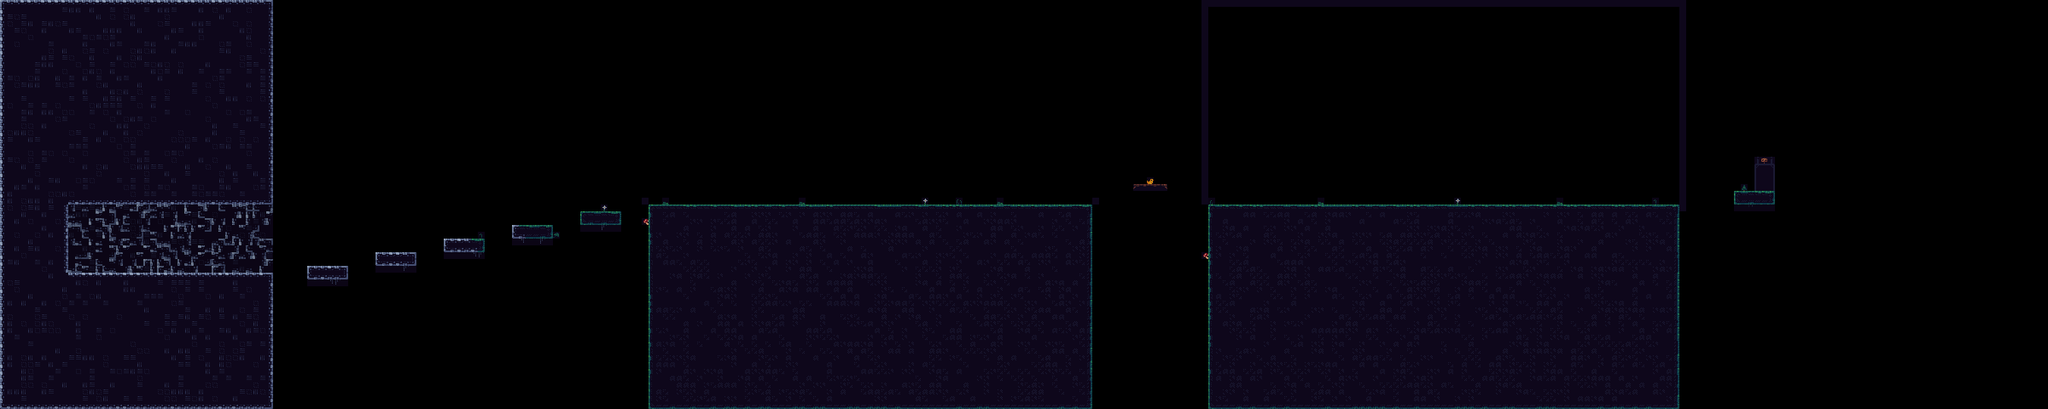

A level layout from a 2D game, rendered from its tile map. Below: a short description, then the map file with tile-grid data replaced by summaries:
An orthogonal 300x60 tile map with 8x8 px tiles, 6 tile layers (Details, Collide, Exit, Enemy Stopper, ...).

<map version="1.9" tiledversion="1.9.2" orientation="orthogonal" renderorder="right-down" width="300" height="60" tilewidth="8" tileheight="8" infinite="0" nextlayerid="7" nextobjectid="1">
 <editorsettings>
  <export target="Level6.json" format="json" />
 </editorsettings>
 <tileset firstgid="1" name="base_tiles" tilewidth="8" tileheight="8" tilecount="504" columns="24">
  <image source="tiles6.png" width="192" height="168" />
 </tileset>
 <layer id="3" name="Details" width="300" height="60" opacity="0.78">
  <data>[18000 cells, 353 non-empty, 48 distinct tile ids]</data>
 </layer>
 <layer id="1" name="Collide" width="300" height="60">
  <data>[18000 cells, 6197 non-empty, 52 distinct tile ids]</data>
 </layer>
 <layer id="5" name="Exit" width="300" height="60">
  <data>[18000 cells, 15 non-empty, 8 distinct tile ids]</data>
 </layer>
 <layer id="6" name="Enemy Stopper" width="300" height="60">
  <data>[18000 cells, 2 non-empty, 1 distinct tile ids]</data>
 </layer>
 <layer id="4" name="DeathBlocks" width="300" height="60">
  <data>[18000 cells, 0 non-empty, 0 distinct tile ids]</data>
 </layer>
 <layer id="2" name="Contain" width="300" height="60">
  <data>[18000 cells, 130 non-empty, 2 distinct tile ids]</data>
 </layer>
</map>
